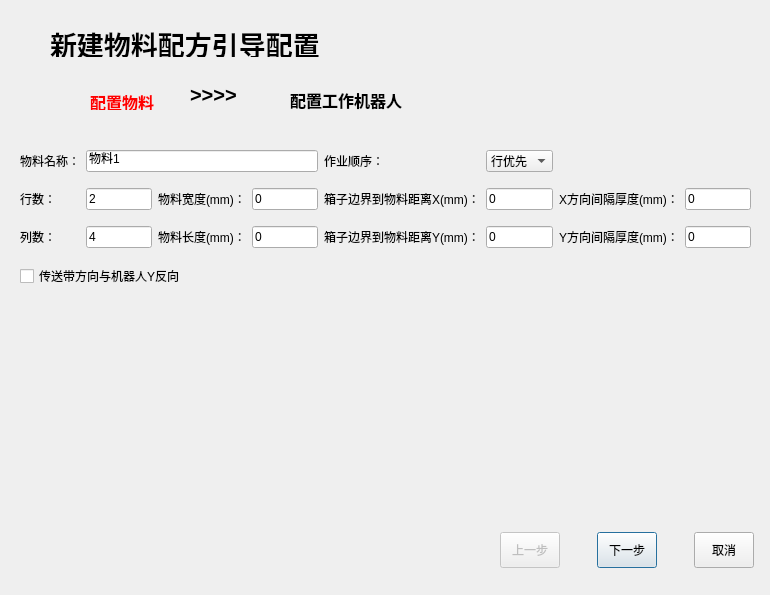
<?xml version="1.0" encoding="UTF-8"?>
<ui version="4.0">
 <class>New</class>
 <widget class="QDialog" name="New">
  <property name="enabled">
   <bool>true</bool>
  </property>
  <property name="geometry">
   <rect>
    <x>0</x>
    <y>0</y>
    <width>770</width>
    <height>595</height>
   </rect>
  </property>
  <property name="windowTitle">
   <string>New</string>
  </property>
  <property name="windowIcon">
   <iconset resource="res/res.qrc">
    <normaloff>:/new/prefix1/new.png</normaloff>:/new/prefix1/new.png</iconset>
  </property>
  <layout class="QGridLayout" name="gridLayout">
   <property name="leftMargin">
    <number>0</number>
   </property>
   <property name="topMargin">
    <number>0</number>
   </property>
   <property name="rightMargin">
    <number>0</number>
   </property>
   <property name="bottomMargin">
    <number>0</number>
   </property>
   <property name="spacing">
    <number>0</number>
   </property>
   <item row="0" column="0">
    <widget class="QStackedWidget" name="stackedWidget">
     <property name="currentIndex">
      <number>0</number>
     </property>
     <widget class="QWidget" name="page_1">
      <property name="enabled">
       <bool>true</bool>
      </property>
      <widget class="QPushButton" name="btn_1_next">
       <property name="geometry">
        <rect>
         <x>597</x>
         <y>532</y>
         <width>60</width>
         <height>36</height>
        </rect>
       </property>
       <property name="text">
        <string>下一步</string>
       </property>
      </widget>
      <widget class="QPushButton" name="btn_1_back">
       <property name="geometry">
        <rect>
         <x>694</x>
         <y>532</y>
         <width>60</width>
         <height>36</height>
        </rect>
       </property>
       <property name="text">
        <string>取消</string>
       </property>
      </widget>
      <widget class="QPushButton" name="btn_1_last">
       <property name="enabled">
        <bool>false</bool>
       </property>
       <property name="geometry">
        <rect>
         <x>500</x>
         <y>532</y>
         <width>60</width>
         <height>36</height>
        </rect>
       </property>
       <property name="text">
        <string>上一步</string>
       </property>
      </widget>
      <widget class="QLabel" name="label">
       <property name="geometry">
        <rect>
         <x>50</x>
         <y>80</y>
         <width>28</width>
         <height>42</height>
        </rect>
       </property>
       <property name="styleSheet">
        <string notr="true">color: rgb(0, 0, 0);</string>
       </property>
       <property name="text">
        <string/>
       </property>
       <property name="pixmap">
        <pixmap resource="res/res.qrc">:/new/prefix2/pbx_page1.Image.png</pixmap>
       </property>
      </widget>
      <widget class="QLabel" name="label_2">
       <property name="geometry">
        <rect>
         <x>250</x>
         <y>80</y>
         <width>28</width>
         <height>42</height>
        </rect>
       </property>
       <property name="text">
        <string/>
       </property>
       <property name="textFormat">
        <enum>Qt::AutoText</enum>
       </property>
       <property name="pixmap">
        <pixmap resource="res/res.qrc">:/new/prefix2/pbx_page2.Image.png</pixmap>
       </property>
      </widget>
      <widget class="QLabel" name="label_3">
       <property name="geometry">
        <rect>
         <x>90</x>
         <y>90</y>
         <width>71</width>
         <height>20</height>
        </rect>
       </property>
       <property name="font">
        <font>
         <family>Adobe Arabic</family>
         <pointsize>12</pointsize>
         <weight>75</weight>
         <bold>true</bold>
        </font>
       </property>
       <property name="styleSheet">
        <string notr="true">color: rgb(255, 0, 0);</string>
       </property>
       <property name="text">
        <string>配置物料</string>
       </property>
       <property name="textFormat">
        <enum>Qt::RichText</enum>
       </property>
      </widget>
      <widget class="QLabel" name="label_4">
       <property name="geometry">
        <rect>
         <x>190</x>
         <y>85</y>
         <width>49</width>
         <height>19</height>
        </rect>
       </property>
       <property name="font">
        <font>
         <pointsize>15</pointsize>
         <weight>75</weight>
         <bold>true</bold>
        </font>
       </property>
       <property name="text">
        <string>&gt;&gt;&gt;&gt;</string>
       </property>
      </widget>
      <widget class="QLabel" name="label_5">
       <property name="geometry">
        <rect>
         <x>290</x>
         <y>90</y>
         <width>119</width>
         <height>20</height>
        </rect>
       </property>
       <property name="font">
        <font>
         <family>Adobe Arabic</family>
         <pointsize>12</pointsize>
         <weight>75</weight>
         <bold>true</bold>
        </font>
       </property>
       <property name="text">
        <string>配置工作机器人</string>
       </property>
      </widget>
      <widget class="QLabel" name="label_6">
       <property name="geometry">
        <rect>
         <x>50</x>
         <y>30</y>
         <width>292</width>
         <height>27</height>
        </rect>
       </property>
       <property name="font">
        <font>
         <pointsize>20</pointsize>
         <weight>75</weight>
         <bold>true</bold>
        </font>
       </property>
       <property name="text">
        <string>新建物料配方引导配置</string>
       </property>
      </widget>
      <widget class="QLabel" name="label_17">
       <property name="geometry">
        <rect>
         <x>50</x>
         <y>300</y>
         <width>674</width>
         <height>222</height>
        </rect>
       </property>
       <property name="text">
        <string/>
       </property>
       <property name="pixmap">
        <pixmap resource="res/res.qrc">:/new/prefix2/direction1.png</pixmap>
       </property>
      </widget>
      <widget class="QWidget" name="widget" native="true">
       <property name="geometry">
        <rect>
         <x>20</x>
         <y>140</y>
         <width>731</width>
         <height>161</height>
        </rect>
       </property>
       <layout class="QGridLayout" name="gridLayout_2">
        <item row="3" column="3">
         <widget class="QLineEdit" name="le_item_wide">
          <property name="text">
           <string>0</string>
          </property>
         </widget>
        </item>
        <item row="3" column="0">
         <widget class="QLabel" name="label_8">
          <property name="text">
           <string>行数：</string>
          </property>
         </widget>
        </item>
        <item row="3" column="1">
         <widget class="QLineEdit" name="le_row">
          <property name="text">
           <string>2</string>
          </property>
         </widget>
        </item>
        <item row="3" column="4">
         <widget class="QLabel" name="label_13">
          <property name="text">
           <string>箱子边界到物料距离X(mm)：</string>
          </property>
         </widget>
        </item>
        <item row="4" column="3">
         <widget class="QLineEdit" name="le_item_hight">
          <property name="text">
           <string>0</string>
          </property>
         </widget>
        </item>
        <item row="7" column="0" colspan="3">
         <widget class="QCheckBox" name="check_direction">
          <property name="text">
           <string>传送带方向与机器人Y反向</string>
          </property>
         </widget>
        </item>
        <item row="3" column="6">
         <widget class="QLabel" name="label_15">
          <property name="text">
           <string>X方向间隔厚度(mm)：</string>
          </property>
         </widget>
        </item>
        <item row="3" column="5">
         <widget class="QLineEdit" name="le_distance_x">
          <property name="text">
           <string>0</string>
          </property>
         </widget>
        </item>
        <item row="4" column="6">
         <widget class="QLabel" name="label_16">
          <property name="text">
           <string>Y方向间隔厚度(mm)：</string>
          </property>
         </widget>
        </item>
        <item row="3" column="2">
         <widget class="QLabel" name="label_10">
          <property name="text">
           <string>物料宽度(mm)：</string>
          </property>
         </widget>
        </item>
        <item row="4" column="1">
         <widget class="QLineEdit" name="le_cols">
          <property name="text">
           <string>4</string>
          </property>
         </widget>
        </item>
        <item row="4" column="0">
         <widget class="QLabel" name="label_9">
          <property name="text">
           <string>列数：</string>
          </property>
         </widget>
        </item>
        <item row="3" column="7">
         <widget class="QLineEdit" name="le_thickness_x">
          <property name="text">
           <string>0</string>
          </property>
         </widget>
        </item>
        <item row="4" column="4">
         <widget class="QLabel" name="label_14">
          <property name="text">
           <string>箱子边界到物料距离Y(mm)：</string>
          </property>
         </widget>
        </item>
        <item row="4" column="5">
         <widget class="QLineEdit" name="le_distance_y">
          <property name="text">
           <string>0</string>
          </property>
         </widget>
        </item>
        <item row="1" column="4">
         <widget class="QLabel" name="label_12">
          <property name="text">
           <string>作业顺序：</string>
          </property>
         </widget>
        </item>
        <item row="4" column="2">
         <widget class="QLabel" name="label_11">
          <property name="text">
           <string>物料长度(mm)：</string>
          </property>
         </widget>
        </item>
        <item row="4" column="7">
         <widget class="QLineEdit" name="le_thickness_y">
          <property name="text">
           <string>0</string>
          </property>
         </widget>
        </item>
        <item row="1" column="5">
         <widget class="QComboBox" name="cb_order">
          <item>
           <property name="text">
            <string>行优先</string>
           </property>
          </item>
          <item>
           <property name="text">
            <string>列优先</string>
           </property>
          </item>
         </widget>
        </item>
        <item row="1" column="0">
         <widget class="QLabel" name="label_7">
          <property name="text">
           <string>物料名称：</string>
          </property>
         </widget>
        </item>
        <item row="1" column="1" colspan="3">
         <widget class="QLineEdit" name="le_item_name">
          <property name="text">
           <string>物料1</string>
          </property>
         </widget>
        </item>
       </layout>
      </widget>
     </widget>
     <widget class="QWidget" name="page_2">
      <widget class="QPushButton" name="btn_2_last">
       <property name="geometry">
        <rect>
         <x>500</x>
         <y>532</y>
         <width>60</width>
         <height>36</height>
        </rect>
       </property>
       <property name="text">
        <string>上一步</string>
       </property>
      </widget>
      <widget class="QPushButton" name="btn_2_finish">
       <property name="geometry">
        <rect>
         <x>597</x>
         <y>532</y>
         <width>60</width>
         <height>36</height>
        </rect>
       </property>
       <property name="text">
        <string>完成</string>
       </property>
      </widget>
      <widget class="QPushButton" name="btn_2_back">
       <property name="geometry">
        <rect>
         <x>694</x>
         <y>532</y>
         <width>60</width>
         <height>36</height>
        </rect>
       </property>
       <property name="text">
        <string>取消</string>
       </property>
      </widget>
      <widget class="QLabel" name="label_35">
       <property name="geometry">
        <rect>
         <x>50</x>
         <y>80</y>
         <width>28</width>
         <height>42</height>
        </rect>
       </property>
       <property name="styleSheet">
        <string notr="true">color: rgb(0, 0, 0);</string>
       </property>
       <property name="text">
        <string/>
       </property>
       <property name="pixmap">
        <pixmap resource="res/res.qrc">:/new/prefix2/pbx_page1.Image.png</pixmap>
       </property>
      </widget>
      <widget class="QLabel" name="label_36">
       <property name="geometry">
        <rect>
         <x>250</x>
         <y>80</y>
         <width>28</width>
         <height>42</height>
        </rect>
       </property>
       <property name="text">
        <string/>
       </property>
       <property name="textFormat">
        <enum>Qt::AutoText</enum>
       </property>
       <property name="pixmap">
        <pixmap resource="res/res.qrc">:/new/prefix2/pbx_page2.Image.png</pixmap>
       </property>
      </widget>
      <widget class="QLabel" name="label_37">
       <property name="geometry">
        <rect>
         <x>290</x>
         <y>90</y>
         <width>119</width>
         <height>20</height>
        </rect>
       </property>
       <property name="font">
        <font>
         <family>Adobe Arabic</family>
         <pointsize>12</pointsize>
         <weight>75</weight>
         <bold>true</bold>
        </font>
       </property>
       <property name="styleSheet">
        <string notr="true">color: rgb(255, 0, 0);</string>
       </property>
       <property name="text">
        <string>配置工作机器人</string>
       </property>
      </widget>
      <widget class="QLabel" name="label_38">
       <property name="geometry">
        <rect>
         <x>190</x>
         <y>85</y>
         <width>49</width>
         <height>19</height>
        </rect>
       </property>
       <property name="font">
        <font>
         <pointsize>15</pointsize>
         <weight>75</weight>
         <bold>true</bold>
        </font>
       </property>
       <property name="text">
        <string>&gt;&gt;&gt;&gt;</string>
       </property>
      </widget>
      <widget class="QLabel" name="label_39">
       <property name="geometry">
        <rect>
         <x>90</x>
         <y>90</y>
         <width>71</width>
         <height>20</height>
        </rect>
       </property>
       <property name="font">
        <font>
         <family>Adobe Arabic</family>
         <pointsize>12</pointsize>
         <weight>75</weight>
         <bold>true</bold>
        </font>
       </property>
       <property name="styleSheet">
        <string notr="true"/>
       </property>
       <property name="text">
        <string>配置物料</string>
       </property>
       <property name="textFormat">
        <enum>Qt::RichText</enum>
       </property>
      </widget>
      <widget class="QLabel" name="label_40">
       <property name="geometry">
        <rect>
         <x>50</x>
         <y>30</y>
         <width>292</width>
         <height>27</height>
        </rect>
       </property>
       <property name="font">
        <font>
         <pointsize>20</pointsize>
         <weight>75</weight>
         <bold>true</bold>
        </font>
       </property>
       <property name="text">
        <string>新建物料配方引导配置</string>
       </property>
      </widget>
      <widget class="QScrollArea" name="scrollArea">
       <property name="geometry">
        <rect>
         <x>35</x>
         <y>220</y>
         <width>431</width>
         <height>268</height>
        </rect>
       </property>
       <property name="minimumSize">
        <size>
         <width>431</width>
         <height>268</height>
        </size>
       </property>
       <property name="maximumSize">
        <size>
         <width>431</width>
         <height>268</height>
        </size>
       </property>
       <property name="styleSheet">
        <string notr="true"/>
       </property>
       <property name="frameShape">
        <enum>QFrame::WinPanel</enum>
       </property>
       <property name="frameShadow">
        <enum>QFrame::Sunken</enum>
       </property>
       <property name="widgetResizable">
        <bool>true</bool>
       </property>
       <widget class="QWidget" name="scrollAreaWidgetContents">
        <property name="geometry">
         <rect>
          <x>0</x>
          <y>0</y>
          <width>427</width>
          <height>264</height>
         </rect>
        </property>
        <property name="minimumSize">
         <size>
          <width>0</width>
          <height>0</height>
         </size>
        </property>
        <property name="styleSheet">
         <string notr="true">QWidget#scrollAreaWidgetContents{
    background:rgb(160, 160, 160);
}</string>
        </property>
        <layout class="QGridLayout" name="gridLayout_3">
         <property name="leftMargin">
          <number>0</number>
         </property>
         <property name="topMargin">
          <number>0</number>
         </property>
         <property name="rightMargin">
          <number>0</number>
         </property>
         <property name="bottomMargin">
          <number>0</number>
         </property>
         <property name="spacing">
          <number>3</number>
         </property>
        </layout>
       </widget>
      </widget>
      <widget class="QPushButton" name="pushButton">
       <property name="geometry">
        <rect>
         <x>481</x>
         <y>169</y>
         <width>96</width>
         <height>31</height>
        </rect>
       </property>
       <property name="text">
        <string>插入物料图片</string>
       </property>
      </widget>
      <widget class="QLabel" name="label_18">
       <property name="geometry">
        <rect>
         <x>481</x>
         <y>220</y>
         <width>278</width>
         <height>268</height>
        </rect>
       </property>
       <property name="frameShape">
        <enum>QFrame::Box</enum>
       </property>
       <property name="text">
        <string/>
       </property>
      </widget>
      <widget class="QLabel" name="label_19">
       <property name="geometry">
        <rect>
         <x>50</x>
         <y>175</y>
         <width>131</width>
         <height>16</height>
        </rect>
       </property>
       <property name="text">
        <string/>
       </property>
      </widget>
      <widget class="QLabel" name="label_20">
       <property name="geometry">
        <rect>
         <x>200</x>
         <y>175</y>
         <width>71</width>
         <height>16</height>
        </rect>
       </property>
       <property name="text">
        <string/>
       </property>
      </widget>
     </widget>
    </widget>
   </item>
  </layout>
 </widget>
 <resources>
  <include location="res/res.qrc"/>
 </resources>
 <connections/>
</ui>
